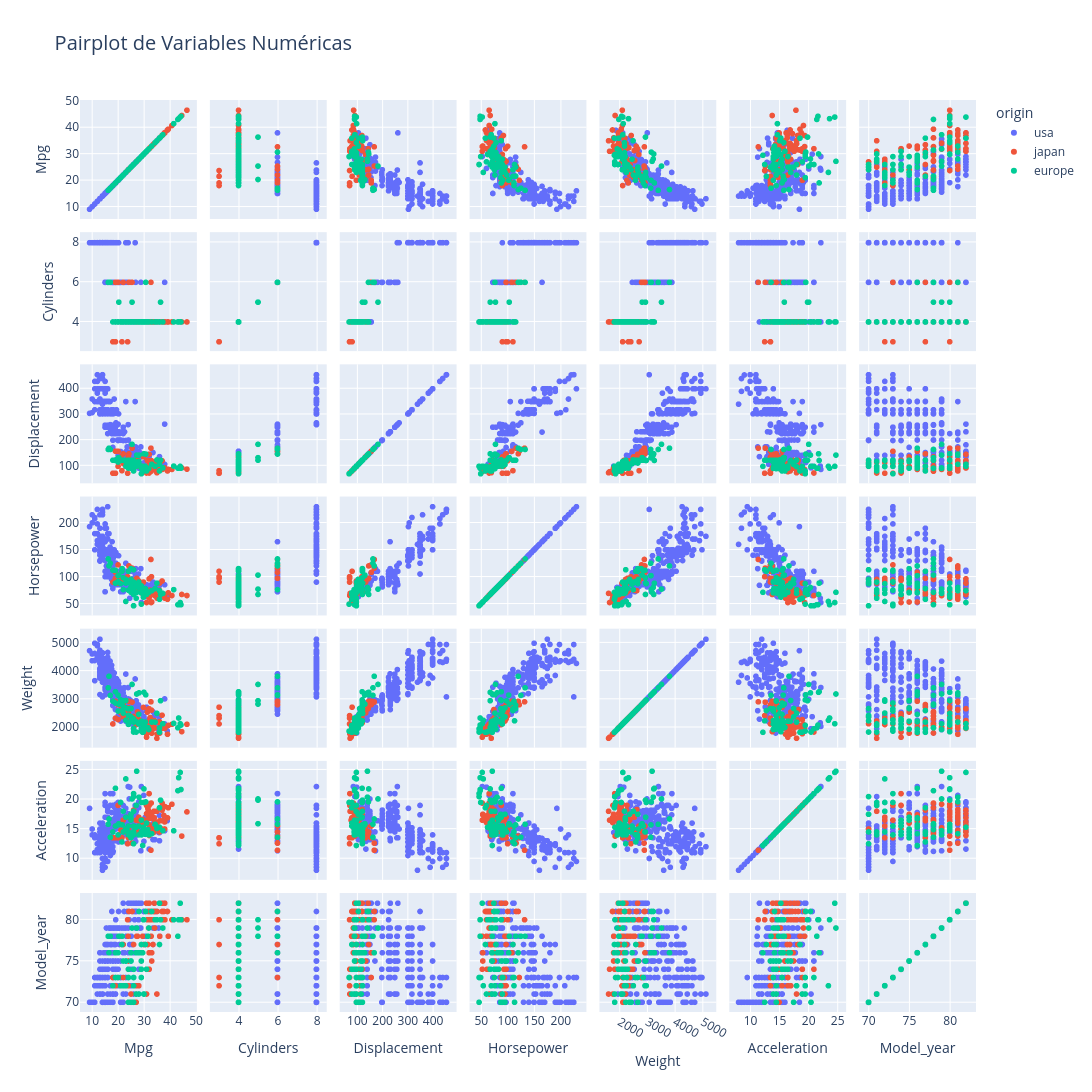

The code cell stored with this chart in its notebook:
### Code cell
# Este va de regalo: cada punto es un auto, coloreado por origen
plot_pairplot(df, numerical_vars, color='origin')
